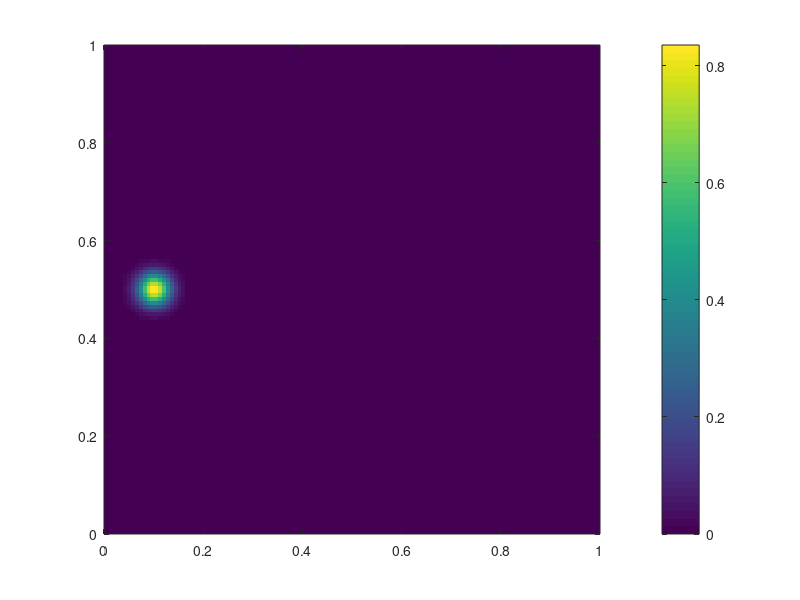

This chart was generated by the following MATLAB code:
clear

upwind = 1

xmin     = -0.0;  xmax    =    1; Lx = xmax - xmin;
ymin     = -0.0;  ymax    =    1; Ly = ymax - ymin;

zmin     = -0.00; zmax    =    1; Lz = zmax - zmin;
nx       = 4*32;
ny       = 4*32;
nz       = 4*32;

Vx      =  ones(nx+1,ny+0,nz+0);
Vy      =  zeros(nx+0,ny+1,nz+0);
Vz      =  zeros(nx+0,ny+0,nz+1);

dx       = Lx/nx;                                                       
dy       = Ly/ny;
dz       = Lz/nz;
dt       = 0.25*min(min(dx,dy),dz) / 1


xce=xmin-dx/2:dx:xmax+dx/2;
yce=ymin-dy/2:dy:ymax+dy/2;
zce=zmin-dz/2:dz:zmax+dz/2;

xc=xmin+dx/2:dx:xmax-dx/2;
yc=ymin+dy/2:dy:ymax-dy/2;

[xce2,yce2,zce2] = ndgrid(xce,yce,zce);

xC = 0.1;
yC = 0.5*(ymin+ymax);
zC = 0.5*(zmin+zmax);

Tc_ex = exp(-(xce2-xC).^2/ 0.001 - (yce2-yC).^2/ 0.001 - (zce2-zC).^2/ 0.001);

max(Tc_ex(:))

vxm1   = min(Vx(1:end-1,:,int16(ceil(nz/2))),0);
vxp1   = max(Vx(2:end  ,:,int16(ceil(nz/2))),0);
vym1   = min(Vy(:,1:end-1,int16(ceil(nz/2))),0);
vyp1   = max(Vy(:,2:end  ,int16(ceil(nz/2))),0);

phi1     = Tc_ex(2:end-1,2:end-1,int16(ceil(nz/2)));
order    = 2;
dimsplit = 1;



time = 0;

for it=1:1
    
    time = time + dt;

    % 1.1 Upwind
    phi1o = phi1;
    phi1t = phi1;
    for step=1:order
        if upwind == 1
%             phie  = [1*phi1t(end,:); phi1t; 1*phi1t(1,:)]; % periodic x
%             phie  = [1*phie(:,end)  phie  1*phie(:,1)];
            phie  = [1*phi1t(1,:); phi1t; 1*phi1t(end,:)]; % no flux
            phie  = [1*phie(:,1)  phie  1*phie(:,end)];
            phxm1 = 1/dx*(phie(2:end-1,2:end-1) - phie(1:end-2,2:end-1));
            phxp1 = 1/dx*(phie(3:end,2:end-1)   - phie(2:end-1,2:end-1));
        else
            [phxm1,phxp1,c,d] = weno5(phi1t, dx, dy , 1, 0, 1);
        end
        phi1t = phi1t - dimsplit*dt*(vxp1.*phxm1 + 0*vxm1.*phxp1);
    end
    phi1t = (1/order)*phi1t + (1-1/order)*phi1o;
    phi1o = phi1t;
    for step=1:order
        if upwind == 1
            phie  = [1*phi1t(1,:); phi1t; 1*phi1t(end,  :)]; % no flux
            phie  = [1*phie(:  ,1)  phie  1*phie(:,end)];
            phym1 = 1/dy*(phie(2:end-1,2:end-1) - phie(2:end-1,1:end-2));
            phyp1 = 1/dy*(phie(2:end-1,3:end)   - phie(2:end-1,2:end-1));
        else
            [a,b,phym1,phyp1] = weno5(phi1t, dx, dy , 1, 0, 1);
        end
        phi1t = phi1t - dt*(vyp1.*phym1 + vym1.*phyp1) - (1-dimsplit)*dt*(vxp1.*phxm1 + vxm1.*phxp1);
    end
    phi1 = (1/order)*phi1t + (1-1/order)*phi1o;
    
end

max(phi1(:))

centerx = time*1 + 0.1

figure(1),clf;
imagesc(xc,yc, phi1' )
colorbar
set(gca,'ydir','normal')
